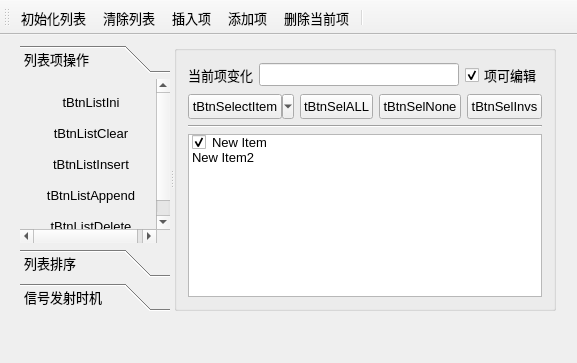
<?xml version="1.0" encoding="UTF-8"?>
<ui version="4.0">
 <class>MainWindow</class>
 <widget class="QMainWindow" name="MainWindow">
  <property name="geometry">
   <rect>
    <x>0</x>
    <y>0</y>
    <width>577</width>
    <height>363</height>
   </rect>
  </property>
  <property name="font">
   <font>
    <pointsize>10</pointsize>
   </font>
  </property>
  <property name="windowTitle">
   <string>QListWidget的使用</string>
  </property>
  <widget class="QWidget" name="centralWidget">
   <widget class="QSplitter" name="splitter">
    <property name="geometry">
     <rect>
      <x>20</x>
      <y>10</y>
      <width>536</width>
      <height>266</height>
     </rect>
    </property>
    <property name="orientation">
     <enum>Qt::Horizontal</enum>
    </property>
    <widget class="QToolBox" name="toolBox">
     <property name="minimumSize">
      <size>
       <width>150</width>
       <height>0</height>
      </size>
     </property>
     <property name="currentIndex">
      <number>0</number>
     </property>
     <widget class="QWidget" name="page">
      <property name="geometry">
       <rect>
        <x>0</x>
        <y>0</y>
        <width>181</width>
        <height>176</height>
       </rect>
      </property>
      <attribute name="icon">
       <iconset resource="res.qrc">
        <normaloff>:/images/icons/410.bmp</normaloff>:/images/icons/410.bmp</iconset>
      </attribute>
      <attribute name="label">
       <string>列表项操作</string>
      </attribute>
      <layout class="QGridLayout" name="gridLayout">
       <item row="0" column="0">
        <widget class="QToolButton" name="tBtnListIni">
         <property name="minimumSize">
          <size>
           <width>120</width>
           <height>25</height>
          </size>
         </property>
         <property name="text">
          <string>tBtnListIni</string>
         </property>
         <property name="toolButtonStyle">
          <enum>Qt::ToolButtonTextBesideIcon</enum>
         </property>
         <property name="autoRaise">
          <bool>true</bool>
         </property>
        </widget>
       </item>
       <item row="1" column="0">
        <widget class="QToolButton" name="tBtnListClear">
         <property name="minimumSize">
          <size>
           <width>120</width>
           <height>25</height>
          </size>
         </property>
         <property name="text">
          <string>tBtnListClear</string>
         </property>
         <property name="toolButtonStyle">
          <enum>Qt::ToolButtonTextBesideIcon</enum>
         </property>
         <property name="autoRaise">
          <bool>true</bool>
         </property>
        </widget>
       </item>
       <item row="2" column="0">
        <widget class="QToolButton" name="tBtnListInsert">
         <property name="minimumSize">
          <size>
           <width>120</width>
           <height>25</height>
          </size>
         </property>
         <property name="text">
          <string>tBtnListInsert</string>
         </property>
         <property name="toolButtonStyle">
          <enum>Qt::ToolButtonTextBesideIcon</enum>
         </property>
         <property name="autoRaise">
          <bool>true</bool>
         </property>
        </widget>
       </item>
       <item row="3" column="0">
        <widget class="QToolButton" name="tBtnListAppend">
         <property name="minimumSize">
          <size>
           <width>120</width>
           <height>25</height>
          </size>
         </property>
         <property name="text">
          <string>tBtnListAppend</string>
         </property>
         <property name="toolButtonStyle">
          <enum>Qt::ToolButtonTextBesideIcon</enum>
         </property>
         <property name="autoRaise">
          <bool>true</bool>
         </property>
        </widget>
       </item>
       <item row="4" column="0">
        <widget class="QToolButton" name="tBtnListDelete">
         <property name="minimumSize">
          <size>
           <width>120</width>
           <height>25</height>
          </size>
         </property>
         <property name="text">
          <string>tBtnListDelete</string>
         </property>
         <property name="toolButtonStyle">
          <enum>Qt::ToolButtonTextBesideIcon</enum>
         </property>
         <property name="autoRaise">
          <bool>true</bool>
         </property>
        </widget>
       </item>
      </layout>
     </widget>
     <widget class="QWidget" name="page_2">
      <property name="geometry">
       <rect>
        <x>0</x>
        <y>0</y>
        <width>181</width>
        <height>176</height>
       </rect>
      </property>
      <attribute name="icon">
       <iconset resource="res.qrc">
        <normaloff>:/images/icons/408.bmp</normaloff>:/images/icons/408.bmp</iconset>
      </attribute>
      <attribute name="label">
       <string>列表排序</string>
      </attribute>
      <layout class="QGridLayout" name="gridLayout_2">
       <property name="verticalSpacing">
        <number>12</number>
       </property>
       <item row="0" column="0">
        <widget class="QCheckBox" name="chkBoxSorting">
         <property name="text">
          <string>允许排序</string>
         </property>
        </widget>
       </item>
       <item row="1" column="0">
        <widget class="QToolButton" name="tBtnSortAsc">
         <property name="text">
          <string>升序排序</string>
         </property>
         <property name="toolButtonStyle">
          <enum>Qt::ToolButtonTextBesideIcon</enum>
         </property>
         <property name="arrowType">
          <enum>Qt::UpArrow</enum>
         </property>
        </widget>
       </item>
       <item row="2" column="0">
        <widget class="QToolButton" name="tBtnSortDes">
         <property name="text">
          <string>降序排序</string>
         </property>
         <property name="toolButtonStyle">
          <enum>Qt::ToolButtonTextBesideIcon</enum>
         </property>
         <property name="arrowType">
          <enum>Qt::DownArrow</enum>
         </property>
        </widget>
       </item>
       <item row="3" column="0">
        <spacer name="verticalSpacer">
         <property name="orientation">
          <enum>Qt::Vertical</enum>
         </property>
         <property name="sizeHint" stdset="0">
          <size>
           <width>20</width>
           <height>63</height>
          </size>
         </property>
        </spacer>
       </item>
      </layout>
     </widget>
     <widget class="QWidget" name="page_3">
      <property name="geometry">
       <rect>
        <x>0</x>
        <y>0</y>
        <width>181</width>
        <height>176</height>
       </rect>
      </property>
      <attribute name="icon">
       <iconset resource="res.qrc">
        <normaloff>:/images/icons/412.bmp</normaloff>:/images/icons/412.bmp</iconset>
      </attribute>
      <attribute name="label">
       <string>信号发射时机</string>
      </attribute>
      <layout class="QVBoxLayout" name="verticalLayout_2">
       <property name="leftMargin">
        <number>5</number>
       </property>
       <property name="topMargin">
        <number>2</number>
       </property>
       <property name="rightMargin">
        <number>5</number>
       </property>
       <property name="bottomMargin">
        <number>5</number>
       </property>
       <item>
        <layout class="QHBoxLayout" name="horizontalLayout_3">
         <item>
          <widget class="QToolButton" name="tBtnClearText">
           <property name="sizePolicy">
            <sizepolicy hsizetype="Expanding" vsizetype="Fixed">
             <horstretch>0</horstretch>
             <verstretch>0</verstretch>
            </sizepolicy>
           </property>
           <property name="minimumSize">
            <size>
             <width>0</width>
             <height>25</height>
            </size>
           </property>
           <property name="text">
            <string>清空文本</string>
           </property>
          </widget>
         </item>
         <item>
          <widget class="QToolButton" name="tBtnAddLine">
           <property name="sizePolicy">
            <sizepolicy hsizetype="Expanding" vsizetype="Fixed">
             <horstretch>0</horstretch>
             <verstretch>0</verstretch>
            </sizepolicy>
           </property>
           <property name="minimumSize">
            <size>
             <width>0</width>
             <height>25</height>
            </size>
           </property>
           <property name="text">
            <string>添加空行</string>
           </property>
          </widget>
         </item>
        </layout>
       </item>
       <item>
        <widget class="QPlainTextEdit" name="plainTextEdit"/>
       </item>
      </layout>
     </widget>
    </widget>
    <widget class="QGroupBox" name="groupBox_5">
     <property name="title">
      <string/>
     </property>
     <layout class="QVBoxLayout" name="verticalLayout">
      <item>
       <layout class="QHBoxLayout" name="horizontalLayout">
        <item>
         <widget class="QLabel" name="label">
          <property name="text">
           <string>当前项变化</string>
          </property>
         </widget>
        </item>
        <item>
         <widget class="QLineEdit" name="editCutItemText">
          <property name="palette">
           <palette>
            <active>
             <colorrole role="Text">
              <brush brushstyle="SolidPattern">
               <color alpha="255">
                <red>0</red>
                <green>0</green>
                <blue>255</blue>
               </color>
              </brush>
             </colorrole>
             <colorrole role="PlaceholderText">
              <brush brushstyle="SolidPattern">
               <color alpha="128">
                <red>0</red>
                <green>0</green>
                <blue>255</blue>
               </color>
              </brush>
             </colorrole>
            </active>
            <inactive>
             <colorrole role="Text">
              <brush brushstyle="SolidPattern">
               <color alpha="255">
                <red>0</red>
                <green>0</green>
                <blue>255</blue>
               </color>
              </brush>
             </colorrole>
             <colorrole role="PlaceholderText">
              <brush brushstyle="SolidPattern">
               <color alpha="128">
                <red>0</red>
                <green>0</green>
                <blue>255</blue>
               </color>
              </brush>
             </colorrole>
            </inactive>
            <disabled>
             <colorrole role="Text">
              <brush brushstyle="SolidPattern">
               <color alpha="255">
                <red>120</red>
                <green>120</green>
                <blue>120</blue>
               </color>
              </brush>
             </colorrole>
             <colorrole role="PlaceholderText">
              <brush brushstyle="SolidPattern">
               <color alpha="128">
                <red>0</red>
                <green>0</green>
                <blue>0</blue>
               </color>
              </brush>
             </colorrole>
            </disabled>
           </palette>
          </property>
          <property name="styleSheet">
           <string notr="true"/>
          </property>
          <property name="text">
           <string/>
          </property>
          <property name="clearButtonEnabled">
           <bool>false</bool>
          </property>
         </widget>
        </item>
        <item>
         <widget class="QCheckBox" name="chkBoxListEditable">
          <property name="text">
           <string>项可编辑</string>
          </property>
          <property name="checked">
           <bool>true</bool>
          </property>
         </widget>
        </item>
       </layout>
      </item>
      <item>
       <layout class="QHBoxLayout" name="horizontalLayout_2">
        <item>
         <widget class="QToolButton" name="tBtnSelectItem">
          <property name="minimumSize">
           <size>
            <width>100</width>
            <height>25</height>
           </size>
          </property>
          <property name="text">
           <string>tBtnSelectItem</string>
          </property>
          <property name="popupMode">
           <enum>QToolButton::MenuButtonPopup</enum>
          </property>
          <property name="toolButtonStyle">
           <enum>Qt::ToolButtonTextBesideIcon</enum>
          </property>
         </widget>
        </item>
        <item>
         <widget class="QToolButton" name="tBtnSelALL">
          <property name="minimumSize">
           <size>
            <width>70</width>
            <height>25</height>
           </size>
          </property>
          <property name="text">
           <string>tBtnSelALL</string>
          </property>
         </widget>
        </item>
        <item>
         <widget class="QToolButton" name="tBtnSelNone">
          <property name="minimumSize">
           <size>
            <width>70</width>
            <height>25</height>
           </size>
          </property>
          <property name="text">
           <string>tBtnSelNone</string>
          </property>
          <property name="arrowType">
           <enum>Qt::NoArrow</enum>
          </property>
         </widget>
        </item>
        <item>
         <widget class="QToolButton" name="tBtnSelInvs">
          <property name="minimumSize">
           <size>
            <width>70</width>
            <height>25</height>
           </size>
          </property>
          <property name="text">
           <string>tBtnSelInvs</string>
          </property>
         </widget>
        </item>
       </layout>
      </item>
      <item>
       <widget class="Line" name="line">
        <property name="orientation">
         <enum>Qt::Horizontal</enum>
        </property>
       </widget>
      </item>
      <item>
       <widget class="QListWidget" name="listWidget">
        <property name="contextMenuPolicy">
         <enum>Qt::CustomContextMenu</enum>
        </property>
        <property name="layoutMode">
         <enum>QListView::SinglePass</enum>
        </property>
        <property name="viewMode">
         <enum>QListView::ListMode</enum>
        </property>
        <property name="selectionRectVisible">
         <bool>false</bool>
        </property>
        <item>
         <property name="text">
          <string>New Item</string>
         </property>
         <property name="checkState">
          <enum>Checked</enum>
         </property>
         <property name="icon">
          <iconset resource="res.qrc">
           <normaloff>:/images/icons/check2.ico</normaloff>:/images/icons/check2.ico</iconset>
         </property>
         <property name="flags">
          <set>ItemIsSelectable|ItemIsEditable|ItemIsDragEnabled|ItemIsUserCheckable|ItemIsEnabled</set>
         </property>
        </item>
        <item>
         <property name="text">
          <string>New Item2</string>
         </property>
         <property name="checkState">
          <enum>Unchecked</enum>
         </property>
         <property name="icon">
          <iconset resource="res.qrc">
           <normaloff>:/images/icons/check2.ico</normaloff>:/images/icons/check2.ico</iconset>
         </property>
         <property name="flags">
          <set>ItemIsSelectable|ItemIsEditable|ItemIsUserCheckable|ItemIsEnabled</set>
         </property>
        </item>
       </widget>
      </item>
     </layout>
    </widget>
   </widget>
  </widget>
  <widget class="QToolBar" name="mainToolBar">
   <property name="toolButtonStyle">
    <enum>Qt::ToolButtonTextUnderIcon</enum>
   </property>
   <attribute name="toolBarArea">
    <enum>TopToolBarArea</enum>
   </attribute>
   <attribute name="toolBarBreak">
    <bool>false</bool>
   </attribute>
   <addaction name="actListIni"/>
   <addaction name="actListClear"/>
   <addaction name="actListInsert"/>
   <addaction name="actListAppend"/>
   <addaction name="actListDelete"/>
   <addaction name="separator"/>
  </widget>
  <action name="actListIni">
   <property name="icon">
    <iconset resource="res.qrc">
     <normaloff>:/images/icons/128.bmp</normaloff>:/images/icons/128.bmp</iconset>
   </property>
   <property name="text">
    <string>初始化列表</string>
   </property>
   <property name="toolTip">
    <string>初始化列表</string>
   </property>
   <property name="shortcut">
    <string>Ctrl+I</string>
   </property>
  </action>
  <action name="actListClear">
   <property name="icon">
    <iconset resource="res.qrc">
     <normaloff>:/images/icons/delete1.bmp</normaloff>:/images/icons/delete1.bmp</iconset>
   </property>
   <property name="text">
    <string>清除列表</string>
   </property>
   <property name="toolTip">
    <string>清除列表</string>
   </property>
  </action>
  <action name="actListInsert">
   <property name="icon">
    <iconset resource="res.qrc">
     <normaloff>:/images/icons/424.bmp</normaloff>:/images/icons/424.bmp</iconset>
   </property>
   <property name="text">
    <string>插入项</string>
   </property>
   <property name="toolTip">
    <string>插入项</string>
   </property>
   <property name="shortcut">
    <string>Ctrl+S</string>
   </property>
  </action>
  <action name="actListAppend">
   <property name="icon">
    <iconset resource="res.qrc">
     <normaloff>:/images/icons/316.bmp</normaloff>:/images/icons/316.bmp</iconset>
   </property>
   <property name="text">
    <string>添加项</string>
   </property>
   <property name="toolTip">
    <string>添加项</string>
   </property>
   <property name="shortcut">
    <string>Ctrl+A</string>
   </property>
  </action>
  <action name="actListDelete">
   <property name="icon">
    <iconset resource="res.qrc">
     <normaloff>:/images/icons/324.bmp</normaloff>:/images/icons/324.bmp</iconset>
   </property>
   <property name="text">
    <string>删除当前项</string>
   </property>
   <property name="toolTip">
    <string>删除当前项</string>
   </property>
   <property name="shortcut">
    <string>Del</string>
   </property>
  </action>
  <action name="actSelALL">
   <property name="text">
    <string>全选</string>
   </property>
   <property name="toolTip">
    <string>全选</string>
   </property>
  </action>
  <action name="actSelNone">
   <property name="text">
    <string>空选</string>
   </property>
   <property name="toolTip">
    <string>空选</string>
   </property>
   <property name="menuRole">
    <enum>QAction::AboutRole</enum>
   </property>
  </action>
  <action name="actSelInvs">
   <property name="text">
    <string>反选</string>
   </property>
   <property name="toolTip">
    <string>反选</string>
   </property>
  </action>
  <action name="actQuit">
   <property name="icon">
    <iconset resource="res.qrc">
     <normaloff>:/images/icons/exit.bmp</normaloff>:/images/icons/exit.bmp</iconset>
   </property>
   <property name="text">
    <string>退出</string>
   </property>
   <property name="toolTip">
    <string>退出程序</string>
   </property>
  </action>
  <action name="actSelPopMenu">
   <property name="icon">
    <iconset resource="res.qrc">
     <normaloff>:/images/icons/124.bmp</normaloff>:/images/icons/124.bmp</iconset>
   </property>
   <property name="text">
    <string>项选择</string>
   </property>
   <property name="toolTip">
    <string>项选择</string>
   </property>
  </action>
 </widget>
 <layoutdefault spacing="6" margin="11"/>
 <resources>
  <include location="res.qrc"/>
 </resources>
 <connections>
  <connection>
   <sender>actQuit</sender>
   <signal>triggered()</signal>
   <receiver>MainWindow</receiver>
   <slot>close()</slot>
   <hints>
    <hint type="sourcelabel">
     <x>-1</x>
     <y>-1</y>
    </hint>
    <hint type="destinationlabel">
     <x>336</x>
     <y>220</y>
    </hint>
   </hints>
  </connection>
  <connection>
   <sender>actSelPopMenu</sender>
   <signal>triggered()</signal>
   <receiver>actSelInvs</receiver>
   <slot>trigger()</slot>
   <hints>
    <hint type="sourcelabel">
     <x>-1</x>
     <y>-1</y>
    </hint>
    <hint type="destinationlabel">
     <x>-1</x>
     <y>-1</y>
    </hint>
   </hints>
  </connection>
 </connections>
</ui>
